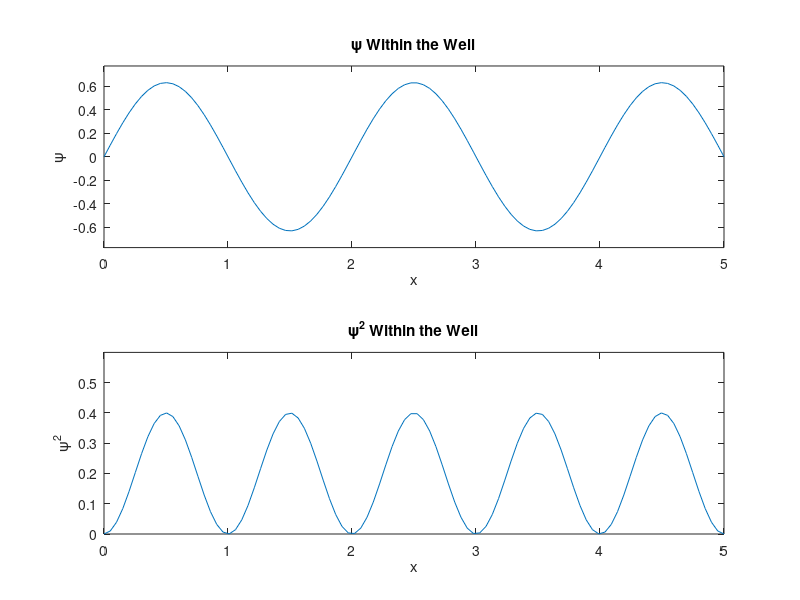

This chart was generated by the following MATLAB code:
clear
clc
length = input('Please input the length of the well: ');
num = input('Please input the quantum number of interest: ');
ub = input('Please input the upper bound of the interval (less than the length): ');
lb = input('Please input the lower bound of the interval (greater than zero): ');
x = linspace(0, length);
wave = sqrt(2/length).*sin(num.*pi.*x/length);
wave_sq = wave.^2;
wave_func = @(x) sqrt(2/length).*sin(num.*pi.*x/length);
wave_sq_func = @(x) wave_func(x).^2;
area1=integral(wave_sq_func,lb,ub);
disp('Probability of being within region of interest: ')
disp(area1);
stupid_eric = linspace(lb, ub);
stupid_wave = sqrt(2/length).*sin(num.*pi.*stupid_eric/length);
stupid_wave_sq = stupid_wave.^2;
hold on
subplot(2,1,1);
plot(x, wave);
hold on
area(stupid_eric, stupid_wave);
xlim([0 length])
ylim([-sqrt(3/length) sqrt(3/length)])
xlabel('x'); 
ylabel('\psi'); 
title('\psi Within the Well');
subplot(2,1,2);
plot(x, wave_sq);
hold on
area(stupid_eric, stupid_wave_sq);
xlim([0 length]);
ylim([0 (3/length)])
xlabel('x'); 
ylabel('\psi^2'); 
title('\psi^2 Within the Well');
hold off